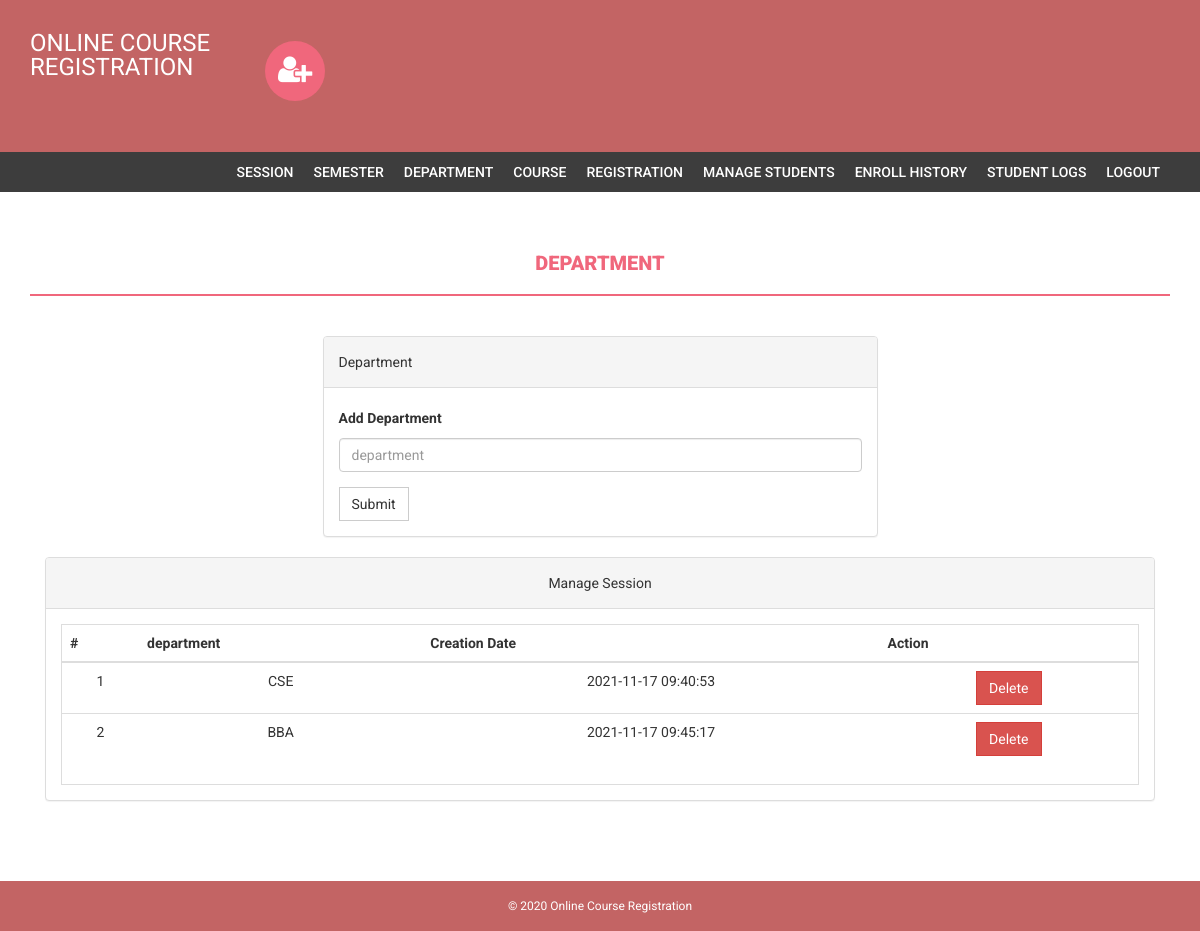
The page /admin/department.php (signed in) on the database its author committed.
### tables this page shows
CREATE TABLE `department` (
  `id` int(11) NOT NULL,
  `department` varchar(255) NOT NULL,
  `creationDate` timestamp NOT NULL DEFAULT current_timestamp()
);

### admin/department.php (the view, shortened to what this page needs)
<?php
if(strlen($_SESSION['alogin'])==0)
    {
header('location:index.php');
}
else{
?>
<!DOCTYPE html>
<html xmlns="http://www.w3.org/1999/xhtml">
<head>
    <link href="assets/css/bootstrap.css" rel="stylesheet" />
    <link href="assets/css/font-awesome.css" rel="stylesheet" />
    <link href="assets/css/style.css" rel="stylesheet" />
</head>
<body>
<?php include('includes/header.php');?>
<?php if($_SESSION['alogin']!="")
{
 include('includes/menubar.php');
}
 ?>
    <div class="content-wrapper">
        <div class="container">
              <div class="row">
                    <div class="col-md-12">
                        <h1 class="page-head-line">Department  </h1>
                    </div>
                </div>
                <div class="row" >
                  <div class="col-md-3"></div>
                    <div class="col-md-6">
                        <div class="panel panel-default">
                        <div class="panel-heading">
                           Department
                        </div>
                        <div class="panel-body">
                       <form name="dept" method="post">
   <div class="form-group">
    <label for="department">Add Department  </label>
    <input type="text" class="form-control" id="department" name="department" placeholder="department" required />
  </div>
 <button type="submit" name="submit" class="btn btn-default">Submit</button>
</form>
                            </div>
                            </div>
                    </div>
                </div>
                <div class="col-md-12">
                    <div class="panel panel-default">
                        <div class="panel-heading">
                            Manage Session
                        </div>
                        <div class="panel-body">
                            <div class="table-responsive table-bordered">
                                <table class="table">
                                    <thead>
                                        <tr>
                                            <th>#</th>
                                            <th>department</th>
                                            <th>Creation Date</th>
                                            <th>Action</th>
                                        </tr>
                                    </thead>
                                    <tbody>
<?php
$sql=mysqli_query($bd, "select * from department");
$cnt=1;
while($row=mysqli_fetch_array($sql))
{
?>
                                        <tr>
                                            <td><?php echo $cnt;?></td>
                                            <td><?php echo htmlentities($row['department']);?></td>
                                            <td><?php echo htmlentities($row['creationDate']);?></td>
                                            <td>
  <a href="department.php?id=<?php echo $row['id']?>&del=delete" onClick="return confirm('Are you sure you want to delete?')">
                                            <button class="btn btn-danger">Delete</button>
</a>
                                            </td>
                                        </tr>
<?php
$cnt++;
} ?>
                                    </tbody>
                                </table>
                            </div>
                        </div>
                    </div>
                </div>
            </div>
        </div>
  <?php include('includes/footer.php');?>
</body>
</html>
<?php } ?>

### admin/assets/css/style.css (style rules this page uses)
body { font-family: 'Roboto', sans-serif; line-height: 30px; }
.content-wrapper { margin-top: 40px; min-height: 600px; padding-bottom: 60px; }
.page-head-line { font-weight: 900; padding-bottom: 20px; border-bottom: 2px solid #F0677C; text-transform: uppercase; color: #F0677C; font-size: 20px; margin-bottom: 40px; }
.btn { border-radius: 0px; -webkit-border-radius: 0px; -moz-border-radius: 0px; }

### admin/includes/footer.php (style rules this page uses)
.col-md-12 { text-align: center; }

### rows shown on the page
department: department "CSE", creationDate "2021-11-17 09:40:53"
department: department "BBA", creationDate "2021-11-17 09:45:17"
